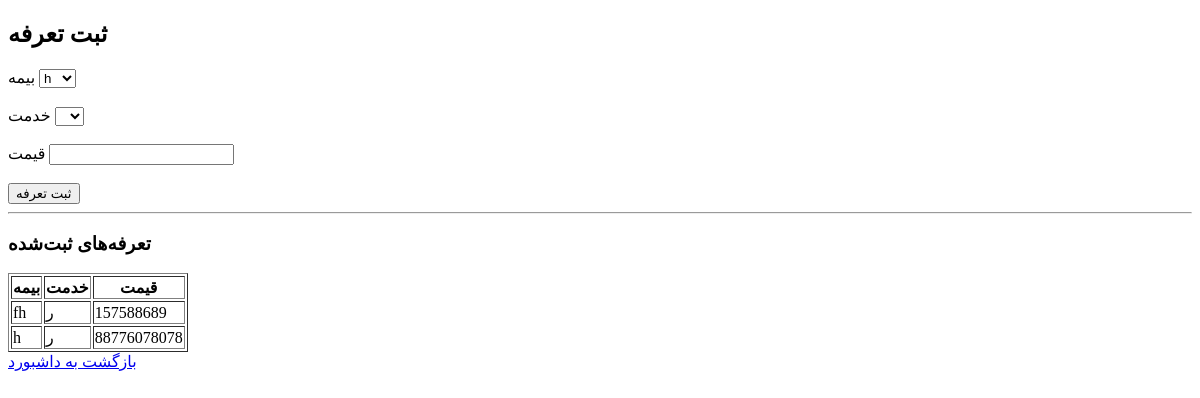
/tariff, run on an earlier commit of the app's database.
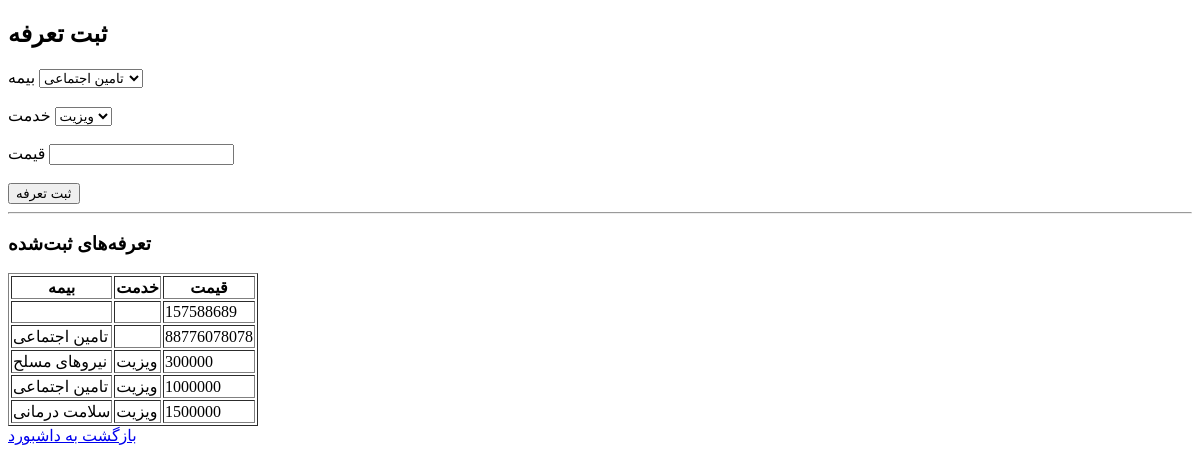
And on a later commit of the database.
### models.py (models this page shows)
class Tariff(db.Model):
    id = db.Column(db.Integer , primary_key=True)
    insurance_id = db.Column (db.Integer , db.ForeignKey("insurance.id") , nullable=False)
    procedure_id = db.Column (db.Integer , db.ForeignKey("procedure.id") , nullable=False )
    price = db.Column(db.Integer , nullable=False)
    insurance = db.relationship("Insurance")
    procedure = db.relationship("Procedure")

class Insurance(db.Model):
    id = db.Column(db.Integer , primary_key=True)
    name = db.Column(db.String(100) , unique=True , nullable=False)

class Procedure (db.Model):
    id = db.Column(db.Integer , primary_key=True)
    name = db.Column(db.String(100) , unique=True , nullable=False)

### routes/routes.py (the view, shortened to what this page needs)
@main_up.route("/tariff", methods=["GET", "POST"])
def tariff():
    insurances = Insurance.query.all()
    procedures = Procedure.query.all()
    tariffs = Tariff.query.all()
    return render_template(
        "tariff.html",
        insurances=insurances,
        procedures=procedures,
        tariffs=tariffs
    )

### templates/tariff.html (shortened to what this page needs)
<!DOCTYPE html>
<html lang="fa">
<head>
</head>
<body>
<h2>ثبت تعرفه</h2>
<form method="POST">
    <label>بیمه</label>
    <select name="insurance_id" required>
        {% for insurance in insurances %}
        <option value="{{ insurance.id }}">
            {{ insurance.name }}
        </option>
        {% endfor %}
    </select>
    <br><br>
    <label>خدمت</label>
    <select name="procedure_id" required>
        {% for procedure in procedures %}
        <option value="{{ procedure.id }}">
            {{ procedure.name }}
        </option>
        {% endfor %}
    </select>
    <br><br>
    <label>قیمت</label>
    <input type="number" name="price" required>
    <br><br>
    <button type="submit">ثبت تعرفه</button>
</form>
<hr>
<h3>تعرفه‌های ثبت‌شده</h3>
<table border="1">
    <tr>
        <th>بیمه</th>
        <th>خدمت</th>
        <th>قیمت</th>
    </tr>
    {% for tariff in tariffs %}
    <tr>
<td>{{ tariff.insurance.name }}</td>
<td>{{ tariff.procedure.name }}</td>
<td>{{ tariff.price }}</td>
    </tr>
    {% endfor %}
</table>
<a href="/dashboard">بازگشت به داشبورد</a>
</body>
</html>

What changed in the data, as far as the page shows it:
changed through a linked row, Tariff (number 1 of 5 on the later page): insurance.name "fh" → (not shown); procedure.name "ر" → (not shown)
changed through a linked row, Tariff (number 2 of 5 on the later page): insurance.name "h" → "تامین اجتماعی"; procedure.name "ر" → (not shown)
added Tariff: insurance.name "نیروهای مسلح", procedure.name "ویزیت", price "300000"
added Tariff: insurance.name "تامین اجتماعی", procedure.name "ویزیت", price "1000000"
added Tariff: insurance.name "سلامت درمانی", procedure.name "ویزیت", price "1500000"
Also different on the page:
form field insurance_id: "h" → "تامین اجتماعی"
form field procedure_id: (not shown) → "ویزیت"
